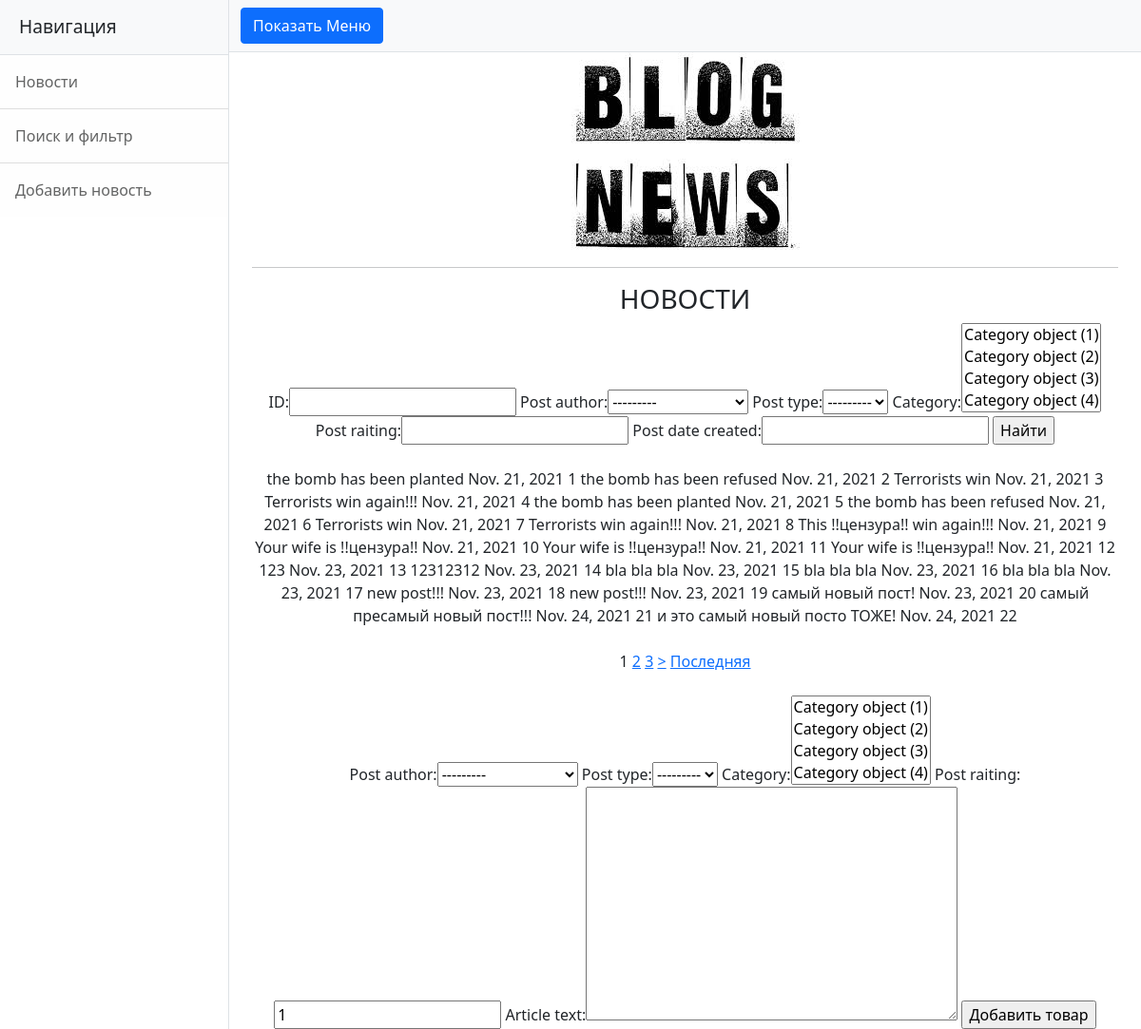
Before: /news/search with the older database file.
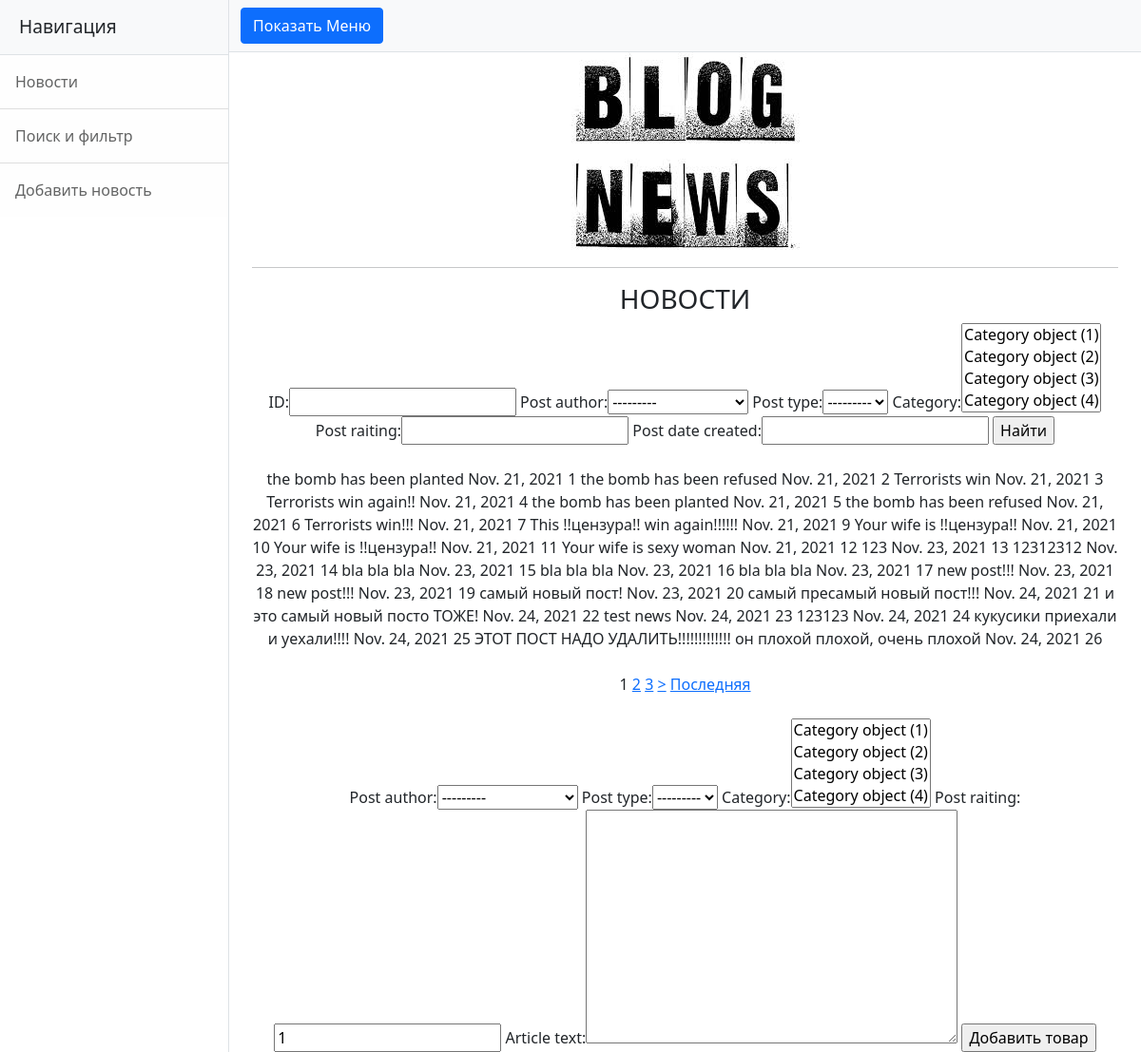
After: the same page with the newer database file.
### news/models.py (models this page shows, shortened)
class Author(models.Model):
    full_name = models.CharField(max_length = 255)
    user = models.OneToOneField(User,on_delete = models.CASCADE)
    raiting = models.IntegerField(default = 1)

class Category(models.Model):
	category_name = models.CharField(max_length = 255, unique = True)

class Post(models.Model):
    post = 'PO'
    news = 'NW'
    POSITIONS=[
    (post,'post'),
    (news,'news'),]
    post_author = models.ForeignKey(Author, on_delete = models.CASCADE)
    post_type = models.CharField(max_length=2, choices= POSITIONS)
    post_date_created = models.DateField(auto_now_add = True)
    post_detailed_data_created = models.TimeField(auto_now_add = True)
    category = models.ManyToManyField(Category, through = 'PostCategory')
    head_of_post = models.CharField(max_length = 255)
    article_text = models.TextField()
    post_raiting = models.IntegerField(default = 1)

### news/views.py (the view, shortened to what this page needs)
class PostSearch(ListView):
    model = Post
    template_name = 'search_news.html'
    context_object_name = 'news'
    paginate_by = 1
    form_class = PostForm
    def get_context_data(self, **kwargs):
        context = super().get_context_data(**kwargs)
        context['filter'] = PostFilter(self.request.GET, queryset=self.get_queryset())
        context['PostCategory'] = PostCategory.objects.all()
        context['form'] = PostForm()
        return context

### news/forms.py
class PostForm(ModelForm):
    class Meta:
        model = Post
        fields = ['id', 'post_author', 'post_type', 'category', 'post_raiting','article_text']

### news/templatetags/custom_filters.py (called while the page is built)
@register.filter(name='Censor')
def Censor(value):
    w=value.split()
    for i in range(len(w)):
        if w[i] in blacklist:
            w[i] ='!!цензура!!'
    string = ' '.join([str(item) for item in w])
    return string

### templates/search_news.html (shortened to what this page needs)
{% extends 'flatpages/default.html' %}
{% load custom_filters %}
{% block content %}
    <hr>
    <h3>НОВОСТИ</h3>
    <form method="GET">
        {{ filter.form }}
        <input type="submit" value="Найти">
    </form>
    <br>{% for i in filter.qs%}
        {{ i.article_text|Censor}}
        {{ i.post_date_created}}
        {{ i.id}}
    {% endfor %}
    <br>
    <br>
    {% if is_paginated %}
    {% for num in page_obj.paginator.page_range %}
        {% if page_obj.number == num %}
            <a>{{ num }}</a>
        {% elif num > page_obj.number|add:'-3' and num < page_obj.number|add:'3' %}
            <a href="?page={{ num }}">{{ num }}</a>
        {% endif %}
    {% endfor %}
    {% if page_obj.has_next %}
        <a href="?page={{ page_obj.next_page_number }}">></a>
        <a href="?page={{ page_obj.paginator.num_pages }}">Последняя</a>
    {% endif %}
{% endif %}
<br>
<br>
<form method="POST">
    {{ form }}
    <input type="submit" value="Добавить товар">
</form>
{% endblock content %}

### templates/flatpages/default.html (shortened to what this page needs)
{% load static %}
<!DOCTYPE html>
<html lang="en">
    <head>
        <link href="{% static '././css/styles.css'%}" rel="stylesheet" />
    </head>
    <body>
        <div class="d-flex" id="wrapper">
            <div class="border-end bg-white" id="sidebar-wrapper">
                <div class="sidebar-heading border-bottom bg-light">Навигация</div>
                <div class="list-group list-group-flush">
                    <a class="list-group-item list-group-item-action list-group-item-light p-3" href="/news">Новости</a>
                    <a class="list-group-item list-group-item-action list-group-item-light p-3" href="/news/search">Поиск и фильтр</a>
                    <a class="list-group-item list-group-item-action list-group-item-light p-3" href="/news/add">Добавить новость</a>
                </div>
            </div>
            <div id="page-content-wrapper">
                <nav class="navbar navbar-expand-lg navbar-light bg-light border-bottom">
                    <div class="container-fluid">
                        <button class="btn btn-primary" id="sidebarToggle">Показать Меню</button>
                    </div>
                </nav>
                <img src="{% static '././assets/images.jpeg'%}" alt="" class="rounded mx-auto d-block">
                <div class="container-fluid">
                    <div class="container">
                        <div class="row">
                        <div class="col-lg-12 text-center">
                        {% block content %}{% endblock content %}
                        </div>
                        </div>
                    </div>
                </div>
            </div>
        </div>
    </body>
</html>

Changed rows visible on the page:
removed Post: article_text|Censor "Terrorists win again!!!", post_date_created "Nov. 21, 2021", id "8"
changed Post id 4: article_text|Censor "Terrorists win again!!!" → "Terrorists win again!!"
changed Post id 7: article_text|Censor "Terrorists win" → "Terrorists win!!!"
changed Post id 9: article_text|Censor "This !!цензура!! win again!!!" → "This !!цензура!! win again!!!!!!"
changed Post id 12: article_text|Censor "Your wife is !!цензура!!" → "Your wife is sexy woman"
added Post: article_text|Censor "test news", post_date_created "Nov. 24, 2021", id "23"
added Post: article_text|Censor "123123", post_date_created "Nov. 24, 2021", id "24"
added Post: article_text|Censor "кукусики приехали и уехали!!!!", post_date_created "Nov. 24, 2021", id "25"
added Post: article_text|Censor "ЭТОТ ПОСТ НАДО УДАЛИТЬ!!!!!!!!!!!!! он плохой плохой, очень плохой", post_date_created "Nov. 24, 2021", id "26"
